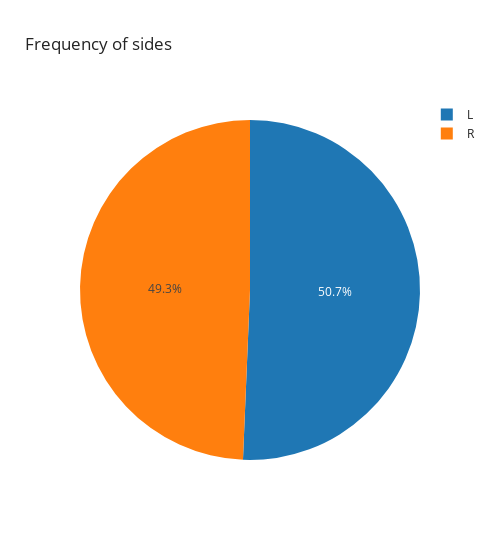

The cell this chart's notebook holds for it:
### Code cell
# create a pie chart with the frequency of sides
side_freq = data['side'].value_counts().reset_index()
side_freq.columns = ['side', 'count']  # rename columns for clarity

fig = px.pie(
    side_freq,
    names='side',
    values='count',
    title='Frequency of sides',
    width=500,
    )

fig.show()

### Figure 1 — Plotly figure (JSON) as saved in the notebook; plotly's stock layout.template omitted (floating-point values rounded to 4 significant figures)
{"data": [{"domain": {"x": [0, 1], "y": [0, 1]}, "hovertemplate": "side=%{label}<br>count=%{value}<extra></extra>", "labels": ["L", "R"], "legendgroup": "", "name": "", "showlegend": true, "type": "pie", "values": [655, 638]}], "layout": {"legend": {"tracegroupgap": 0}, "title": {"text": "Frequency of sides"}, "width": 500}}
